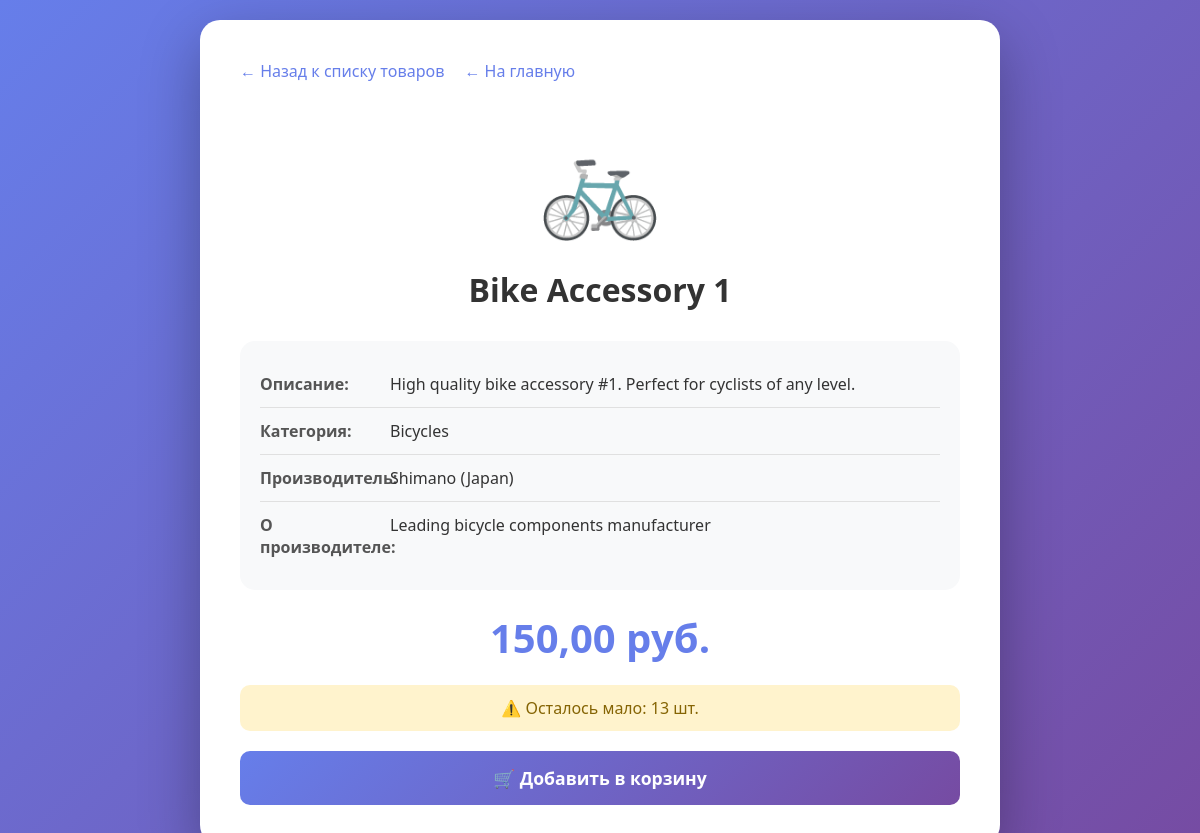
The page /products/1/ on the database its author committed.
### products/models.py (models this page shows, shortened)
class Product(models.Model):
    name = models.CharField(max_length=200, verbose_name='Название товара')
    description = models.TextField(verbose_name='Описание')
    photo = models.ImageField(upload_to='products/', blank=True, null=True, verbose_name='Фото')
    price = models.DecimalField(
        max_digits=10,
        decimal_places=2,
        validators=[validate_non_negative],
        verbose_name='Price'
    )
    stock_quantity = models.IntegerField(
        validators=[validate_non_negative],
        verbose_name='Stock quantity'
    )
    category = models.ForeignKey(
        Category,
        on_delete=models.CASCADE,
        related_name='products',
        verbose_name='Category'
    )
    manufacturer = models.ForeignKey(
        Manufacturer,
        on_delete=models.CASCADE,
        related_name='products',
        verbose_name='Manufacturer'
    )
    class Meta:
        verbose_name = 'Product'
        verbose_name_plural = 'Products'

class Category(models.Model):
    name = models.CharField(max_length=100, verbose_name='Название категории')
    description = models.TextField(blank=True, null=True, verbose_name='Описание')
    class Meta:
        verbose_name = 'Category'
        verbose_name_plural = 'Categories'

class Manufacturer(models.Model):
    name = models.CharField(max_length=100, verbose_name='Название')
    country = models.CharField(max_length=100, verbose_name='Страна')
    description = models.TextField(blank=True, null=True, verbose_name='Описание')
    class Meta:
        verbose_name = 'Manufacturer'
        verbose_name_plural = 'Manufacturers'

### products/views.py (the view)
# urls.py: path('<int:product_id>/', views.product_detail, name='product_detail'),
def product_detail(request, product_id):
    product = get_object_or_404(Product, id=product_id)
    return render(request, 'products/product_detail.html', {'product': product})

### products/templates/products/product_detail.html (shortened to what this page needs)
<!DOCTYPE html>
<html lang="ru">
<head>
</head>
<body>
    <div class="container">
        <div class="nav-links">
            <a href="{% url 'products:product_list' %}" class="nav-link">← Назад к списку товаров</a>
            <a href="/" class="nav-link">← На главную</a>
        </div>
        <div class="product-icon">
            {% if product.category.name == 'Bicycles' %}🚲
            {% elif product.category.name == 'Helmets' %}🪖
            {% elif product.category.name == 'Lights' %}🔦
            {% elif product.category.name == 'Locks' %}🔒
            {% elif product.category.name == 'Bags' %}🎒
            {% else %}🔧
            {% endif %}
        </div>
        <h1>{{ product.name }}</h1>
        <div class="info-section">
            <div class="info-row">
                <div class="info-label">Описание:</div>
                <div class="info-value">{{ product.description }}</div>
            </div>
            <div class="info-row">
                <div class="info-label">Категория:</div>
                <div class="info-value">{{ product.category.name }}</div>
            </div>
            <div class="info-row">
                <div class="info-label">Производитель:</div>
                <div class="info-value">{{ product.manufacturer.name }} ({{ product.manufacturer.country }})</div>
            </div>
            {% if product.manufacturer.description %}
            <div class="info-row">
                <div class="info-label">О производителе:</div>
                <div class="info-value">{{ product.manufacturer.description }}</div>
            </div>
            {% endif %}
        </div>
        <div class="price">{{ product.price }} руб.</div>
        <div class="stock
            {% if product.stock_quantity > 20 %}in-stock
            {% elif product.stock_quantity > 0 %}low-stock
            {% else %}out-of-stock{% endif %}">
            {% if product.stock_quantity > 20 %}
            ✅ В наличии: {{ product.stock_quantity }} шт.
            {% elif product.stock_quantity > 0 %}
            ⚠️ Осталось мало: {{ product.stock_quantity }} шт.
            {% else %}
            ❌ Товар временно отсутствует
            {% endif %}
        </div>
        {% if product.stock_quantity > 0 %}
        <a href="#" class="btn">🛒 Добавить в корзину</a>
        {% else %}
        <button class="btn btn-disabled" disabled>📦 Нет в наличии</button>
        {% endif %}
    </div>
</body>
</html>

### products/templates/products/product_detail.html (style rules this page uses)
* { margin: 0; padding: 0; box-sizing: border-box; }
body { font-family: 'Segoe UI', Tahoma, Geneva, Verdana, sans-serif; background: linear-gradient(135deg, #667eea 0%, #764ba2 100%); min-height: 100vh; padding: 20px; }
.container { max-width: 800px; margin: 0 auto; background: white; border-radius: 20px; padding: 40px; box-shadow: 0 20px 60px rgba(0,0,0,0.3); animation: fadeIn 0.5s ease-in; }
.nav-links { display: flex; gap: 20px; margin-bottom: 30px; flex-wrap: wrap; }
.nav-link { color: #667eea; text-decoration: none; font-weight: 500; transition: all 0.3s; }
.product-icon { font-size: 100px; text-align: center; margin-bottom: 20px; }
h1 { color: #333; text-align: center; margin-bottom: 30px; font-size: 2em; }
.info-section { background: #f8f9fa; border-radius: 15px; padding: 20px; margin-bottom: 20px; }
.info-row { display: flex; padding: 12px 0; border-bottom: 1px solid #e0e0e0; }
.info-row:last-child { border-bottom: none; }
.info-label { font-weight: 700; width: 130px; color: #555; }
.info-value { color: #333; flex: 1; }
.price { font-size: 2.5em; color: #667eea; font-weight: 700; text-align: center; margin: 20px 0; }
.stock { text-align: center; padding: 12px; border-radius: 10px; margin: 20px 0; font-weight: 500; }
.low-stock { background: #fff3cd; color: #856404; }
.btn { display: block; width: 100%; padding: 15px; background: linear-gradient(135deg, #667eea 0%, #764ba2 100%); color: white; text-decoration: none; border-radius: 10px; text-align: center; font-weight: 700; font-size: 1.1em; transition: all 0.3s; border: none; cursor: pointer; }

### rows shown on the page
Product: name "Bike Accessory 1", description "High quality bike accessory #1. Perfect for cyclists of any level.", category.name "Bicycles", manufacturer.name "Shimano", manufacturer.country "Japan", manufacturer.description "Leading bicycle components manufacturer", price "150,00", stock_quantity "13"
